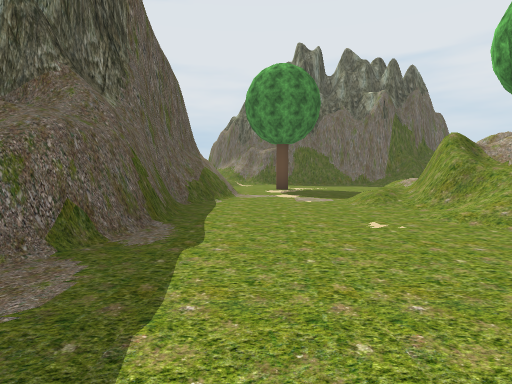
View 1 (above)

16 first-person views from a walk through a 3-D level made in the Unity game engine. The camera is 1.2 m above the floor, tilts 4° down and sees 80° across. The floor is counted in squares, 2 m on a side. Each view is taken from the middle of a square. On the plan, view 1 faces up. The plan holds only what a view shows up to about 9 squares ahead; the rest is blank. Some trees and plants on the terrain are drawn as simple stand-ins. The player is left out.

View 2
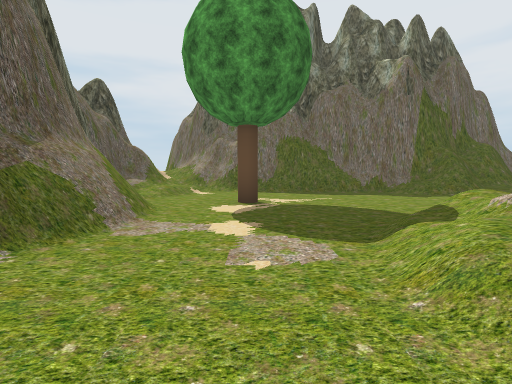

View 3
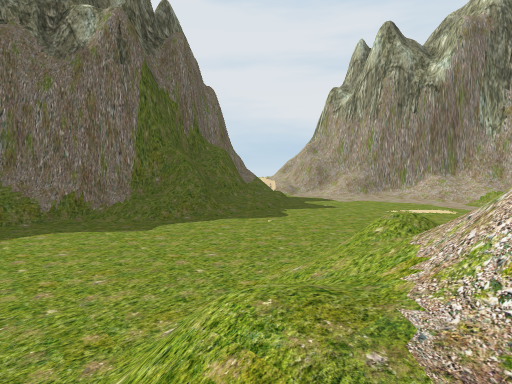

View 4
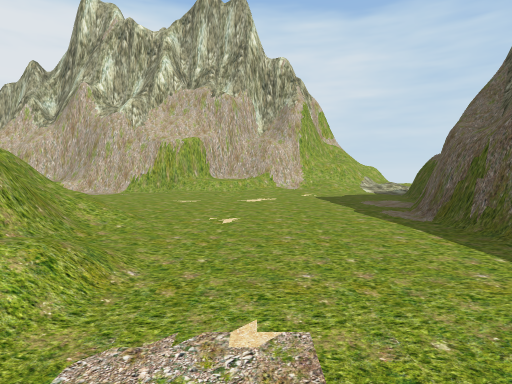

View 5
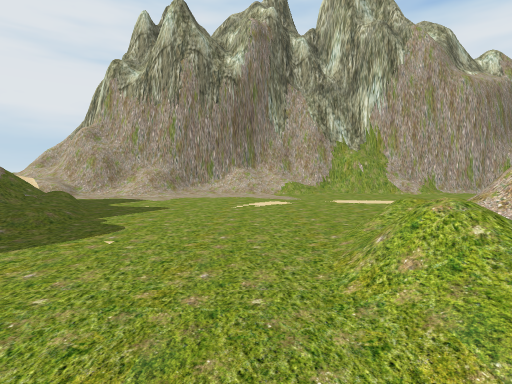

View 6
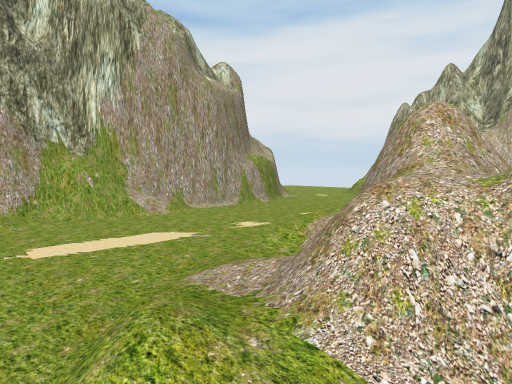

View 7
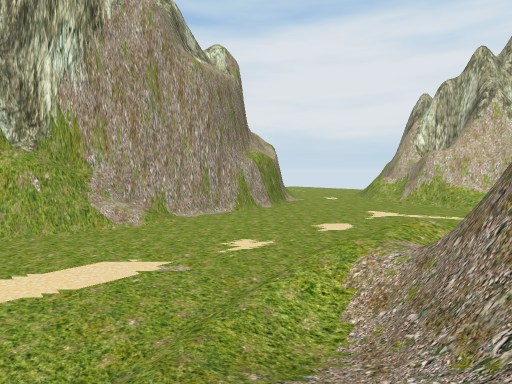

View 8
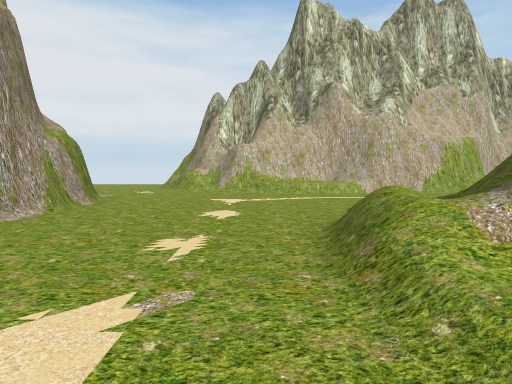

View 9
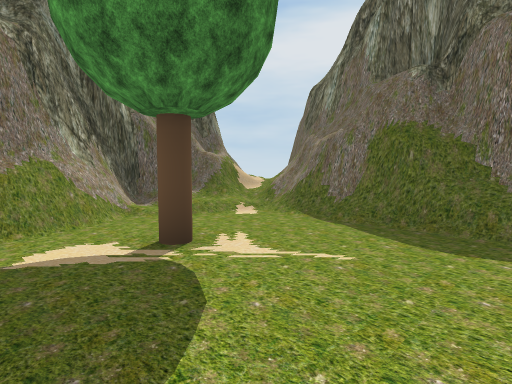

View 10
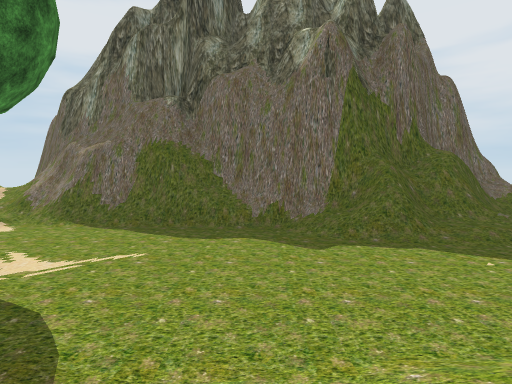

View 11
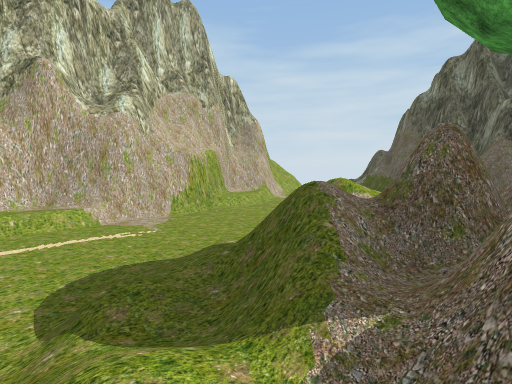

View 12
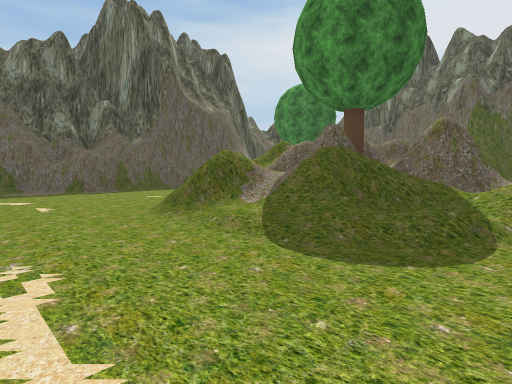

View 13
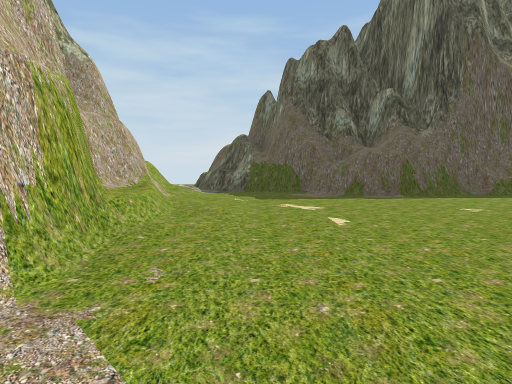

View 14
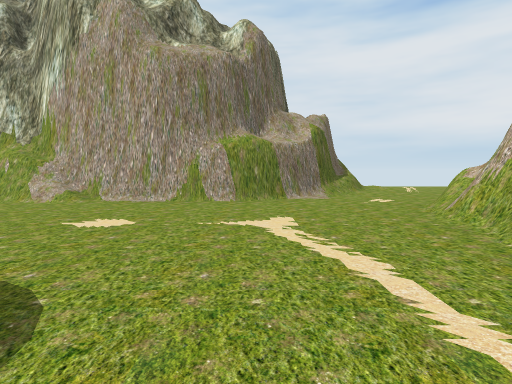

View 15
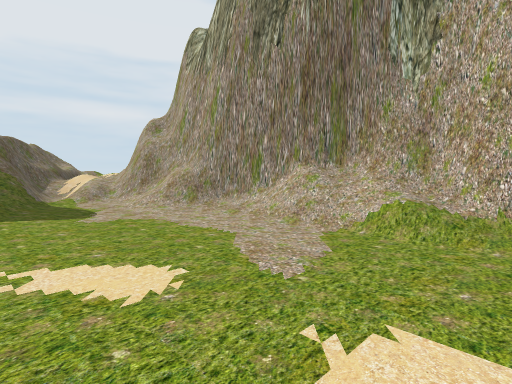

View 16
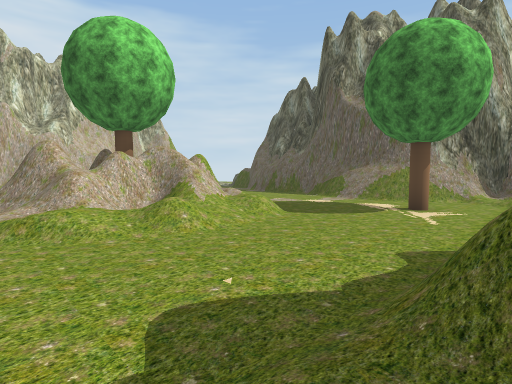

### Floor plan
Key: @ floor where view 1 was taken; # wall or solid block; . main floor; : floor 0.25 m higher than the main floor; + floor 2 m higher than the main floor; / step, stairs or slope; = window, fence, low wall or low ledge; ^ raised ledge; O other object.
Columns run from 3 left of view 1 to 15 right of it. Each row starts with its distance up from view 1.
 17              =+
 16              #/
 15 ###          #/
 14 #=##       ###/#
 13 #^/#########///#
 12 #//...../##//./#
 11 #//......./....##
 10 ##/.O........../#
  9  ##............/#
  8   #.../////..../#
  7   #..///=///.../#
  6  ##..//=O##/.../#
  5  #.../==#=#/.../#
  4  #....//##//.../#
  3  #..../=/=//...##
  2 ##.....///.....##
  1 #...............#
  0 #..@............##
 -1 ^...://///##..../##
 -2 ///###########=../=
 -3              # /../
 -4                  ..

Positions as (right, up) in squares from view 1, and headings:
1: (0, 0), facing up
2: (1, 4), facing up
3: (3, 7), facing up-right
4: (1, 7), facing down
5: (4, 9), facing right
6: (6, 8), facing down-right
7: (7, 7), facing down-right
8: (9, 7), facing down
9: (4, 8), facing up-left
10: (4, 7), facing up
11: (8, 5), facing down-left
12: (8, 0), facing up-left
13: (6, 0), facing left
14: (6, 1), facing right
15: (9, 7), facing up-right
16: (8, 12), facing down-left
